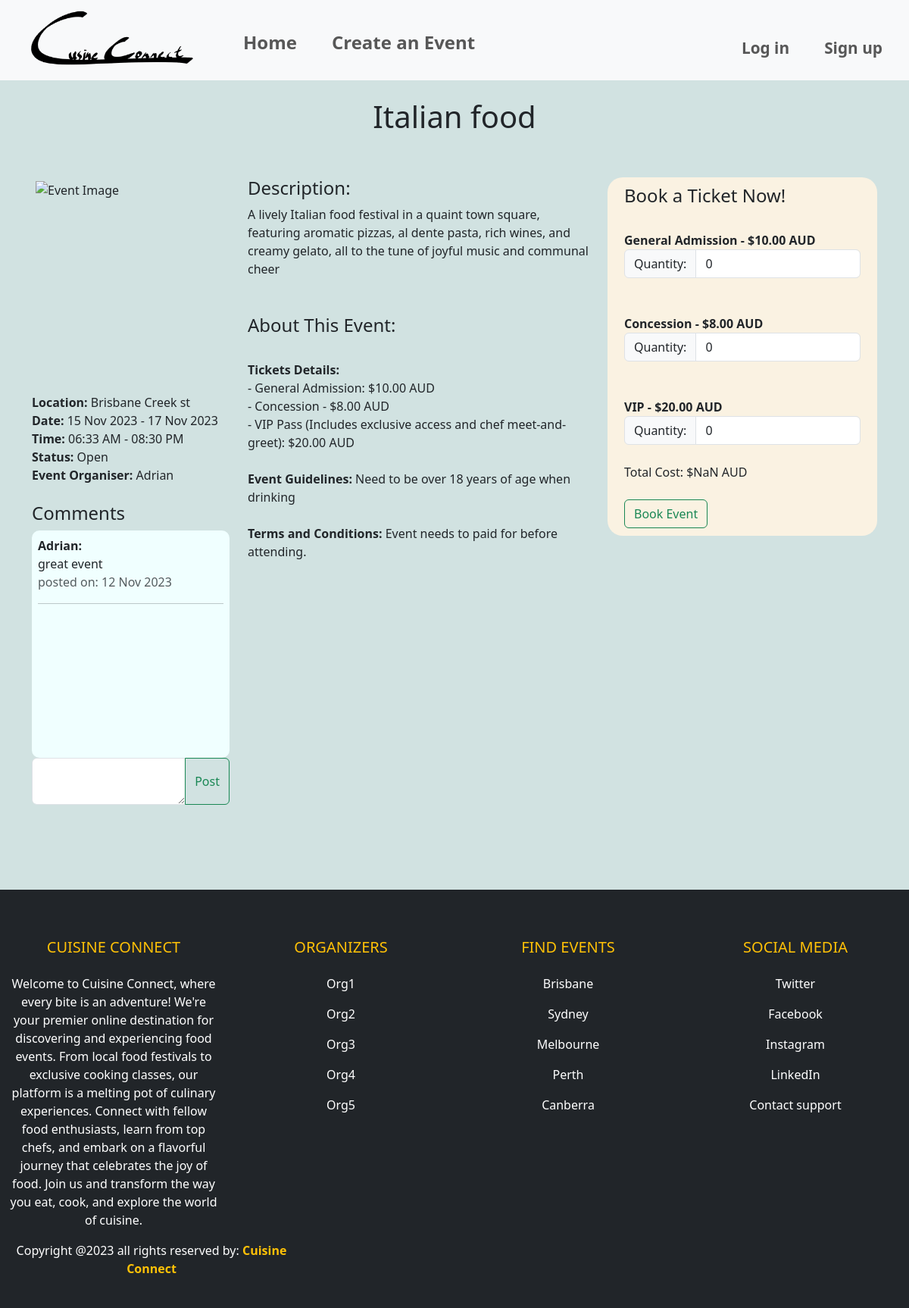
Screenshot of /events/event/1 with the database file from the repository.
### website/models.py (models this page shows, shortened)
class Event(db.Model):
    __tablename__ = 'events'
    id = db.Column(db.Integer, primary_key=True)
    name = db.Column(db.String(80), nullable=False)
    location = db.Column(db.String(400), nullable=False)
    start_date = db.Column(db.Date, nullable=False)
    end_date = db.Column(db.Date, nullable=False)
    start_time = db.Column(db.Time, nullable=False)
    end_time = db.Column(db.Time, nullable=False)
    ga_price = db.Column(db.Numeric, nullable=False)
    ga_availability = db.Column(db.Integer, nullable=False)
    concession_price = db.Column(db.Numeric, nullable=False)
    concession_availability = db.Column(db.Integer, nullable=False)
    vip_price = db.Column(db.Numeric, nullable=False)
    vip_availability = db.Column(db.Integer, nullable=False)
    description = db.Column(db.Text, nullable=False)
    image = db.Column(db.String(400), nullable=True)
    event_guidelines = db.Column(db.Text, nullable=True)
    terms_conditions = db.Column(db.Text, nullable=True)
    category = db.Column(db.String(80), nullable=True)
    comments = db.relationship('Comment', backref='event')
    user_id = db.Column(db.Integer, db.ForeignKey('users.id'))
    user = db.relationship('User', backref=db.backref('events', lazy=True))
    is_cancelled = db.Column(db.Boolean, default=False)
    event_bookings = db.relationship('Bookings', back_populates='event', lazy=True)
    @property
    def total_availability(self):
        return (self.concession_availability + self.ga_availability + self.vip_availability)
    @property
    def total_tickets_booked(self):
        return sum(bookings.ga_quantity + bookings.concession_quantity + bookings.vip_quantity for bookings in self.event_bookings)
    @property
    def status(self):
        try:
            if self.is_cancelled:
                return "Cancelled"
            elif self.total_availability == self.total_tickets_booked:
                return "Sold Out"
            elif datetime.combine(self.start_date, self.start_time) < datetime.now():
                return "Inactive"
            else:
                return "Open"
        except Exception as e:
            print(f"Error updating status: {e}")

class Bookings(db.Model):
    __tablename__ = 'bookings'
    id = db.Column(db.Integer, primary_key=True)
    name = db.Column(db.String(80))
    description = db.Column(db.String(200))
    image = db.Column(db.String(400))
    user_id = db.Column(db.Integer, db.ForeignKey('users.id'))
    event_id = db.Column(db.Integer, db.ForeignKey('events.id'))
    event = db.relationship('Event', back_populates='event_bookings', lazy=True)
    ga_quantity = db.Column(db.Integer, default=0)
    concession_quantity = db.Column(db.Integer, default=0)
    vip_quantity = db.Column(db.Integer, default=0)
    booking_time = db.Column(db.DateTime, default=datetime.utcnow)

class User(db.Model, UserMixin):
    __tablename__='users'
    id = db.Column(db.Integer, primary_key=True)
    name = db.Column(db.String(100), index=True, unique=True, nullable=False)
    emailid = db.Column(db.String(100), index=True, nullable=False)
    contactnumber = db.Column(db.Integer)
    address = db.Column(db.String(15), unique=True, index=True, nullable=True)
    password_hash = db.Column(db.String(255), nullable=False)
    comments = db.relationship('Comment', backref='user')

class Comment(db.Model):
    __tablename__ = 'comments'
    id = db.Column(db.Integer, primary_key=True)
    text = db.Column(db.String(400))
    created_at = db.Column(db.DateTime, default=datetime.now())
    user_id = db.Column(db.Integer, db.ForeignKey('users.id'))
    event_id = db.Column(db.Integer, db.ForeignKey('events.id'))

### website/events.py (the view)
@bp.route('/event/<int:id>')
def event_details(id):
    print(f"Event ID: {id}")
    event = Event.query.get_or_404(id)
    comment_form = CommentForm()
    return render_template('eventDetails.html', event=event, form=comment_form)

### website/forms.py
class CommentForm(FlaskForm):
    text = TextAreaField('Comment', [InputRequired()])
    submit = SubmitField('Post')

### website/templates/eventDetails.html (shortened to what this page needs)
{% extends 'base.html' %}
{% block header %}
<link rel="stylesheet" href="{{ url_for('static', filename='style/style.css') }}">
{% endblock %}
{% block content %}
<div>
    <div class="heading">
        <h1>{{ event.name }}</h1><br><br>
    </div>
    <div class="container">
        <div class="row">
            <div class="col-sm-3">
                <div class="box">
                    <img class="cropImage" src="{{ url_for('static', filename=event.image.split('static/')[1].replace('\\', '/')) }}" alt="Event Image">
                </div>
                <br><b>Location:</b> {{ event.location }}
                <br><b>Date:</b> {{ event.start_date.strftime('%d %b %Y') }} - {{ event.end_date.strftime('%d %b %Y') }}
                <br><b>Time:</b> {{ event.start_time.strftime('%I:%M %p') }} - {{ event.end_time.strftime('%I:%M %p') }}
                <br><b>Status:</b> {{ event.status }}
                <br><b>Event Organiser:</b> {{ event.user.name }}
                <br><br><h4>Comments</h4>
                <div class="overflow-auto reviewsColor">
                    <div class="reviews">
                        {% for comment in event.comments %}
                        <div>
                            <b>{{ comment.user.name }}:</b><br>
                            {{ comment.text }}
                            <div class="text-muted">posted on: {{ comment.created_at.strftime('%d %b %Y') }}</div>
                        </div>
                        <hr class="hr hr-blurry" />
                        {% endfor %}
                    </div>
                </div>
                <form method="post" action="{{ url_for('event.post_comment', event_id=event.id) }}">
                    <div class="input-group mb-3">
                        {{ form.text(class="form-control") }}
                        <button class="btn btn-outline-success" type="submit">Post</button>
                    </div>
                </form>
            </div>
            <div class="col-sm-5">
                <h4>Description:</h4>
                {{ event.description }}
                <br><br><br><h4>About This Event:</h4>
                <br><b>Tickets Details:</b>
                <br>- General Admission: ${{ "%.2f"|format(event.ga_price) }} AUD
                <br>- Concession - ${{ "%.2f"|format(event.concession_price) }} AUD
                <br>- VIP Pass (Includes exclusive access and chef meet-and-greet): ${{ "%.2f"|format(event.vip_price) }} AUD
                <br><br><b>Event Guidelines:</b>
                {{ event.event_guidelines }}
                <br><br><b>Terms and Conditions:</b>
                {{ event.terms_conditions }}
            </div>
            <div class="col-sm-4">
                <div class="formLayout">
                    <div class="container">
                        <h4>Book a Ticket Now!</h4>
                        <form method="post" action="{{ url_for('event.book_event', id=event.id) }}">
                            <br><b>General Admission - ${{ "%.2f"|format(event.ga_price) }} AUD</b><br>
                            <div class="input-group">
                                <div class="input-group-text">Quantity:</div>
                                <input type="number" name="ga_quantity" id="GAquantity" class="form-control" min="0" value="0">
                            </div><br>
                            <br><b>Concession - ${{ "%.2f"|format(event.concession_price) }} AUD</b><br>
                            <div class="input-group">
                                <div class="input-group-text">Quantity:</div>
                                <input type="number" name="concession_quantity" id="concessionquantity" class="form-control" min="0" value="0">
                            </div><br>
                            <br><b>VIP - ${{ "%.2f"|format(event.vip_price) }} AUD</b><br>
                            <div class="input-group">
                                <div class="input-group-text">Quantity:</div>
                                <input type="number" name="vip_quantity" id="VIPquantity" class="form-control" min="0" value="0">
                            </div><br>
                            <div id="totalPrice">Total Cost: $0.00 AUD</div><br>
                            <button class="btn btn-outline-success" type="submit">Book Event</button>
                        </form>
                    </div>
                </div>
            </div>
        </div>
    </div>
</div>
<br><br><br><br>
{% endblock %}

### website/static/style/style.css (style rules this page uses)
.heading { text-align: center; padding-top: 2%; }
.box { position: relative; width:100%; border: 5px solid rgba(196, 218, 216, 0); }
.box::before { content: ""; display: block; padding-top: 100%; }
.cropImage { position: absolute; top: 0; left: 0; width: 100%; height: 100%; object-fit: cover; }
.bGColor { background-color: rgba(196, 218, 216, 0.767); }
.formLayout { background-color: rgb(250, 242, 226); padding: 10px; border-radius: 20px; }
.reviews { height: 300px; padding: 8px; }
.reviewsColor { background-color: azure; border-radius: 10px; }

### rows the page displays
Event: name "Italian food", location "Brisbane Creek st", start_date "15 Nov 2023", end_date "17 Nov 2023", start_time "06:33 AM", end_time "08:30 PM", status "Open", description "A lively Italian food festival in a quaint town square, featuring aromatic pizzas, al dente pasta, rich wines, and creamy gelato, all to the tune of joyful music and communal cheer", ga_price "10.00", concession_price "8.00", vip_price "20.00", event_guidelines "Need to be over 18 years of age when drinking", terms_conditions "Event needs to paid for before attending."
User: user.name "Adrian"
Comment: user.name "Adrian", text "great event", created_at "12 Nov 2023"
